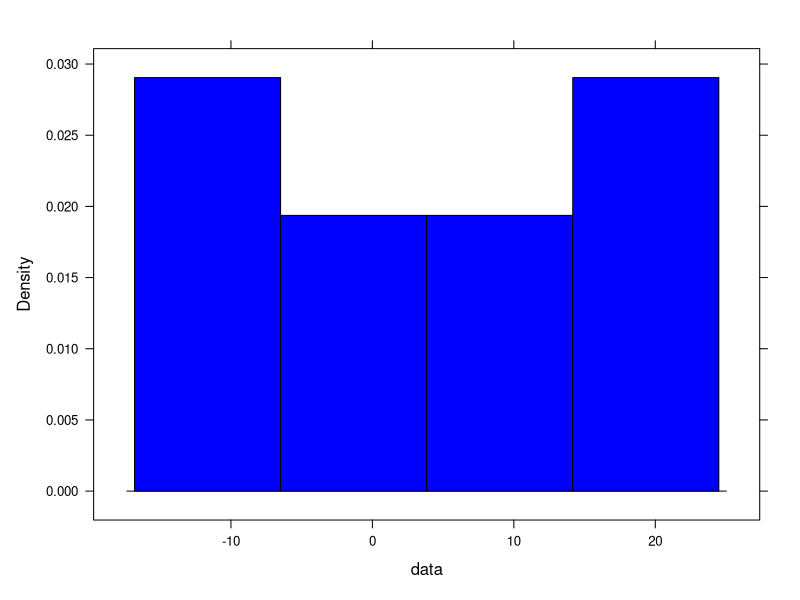
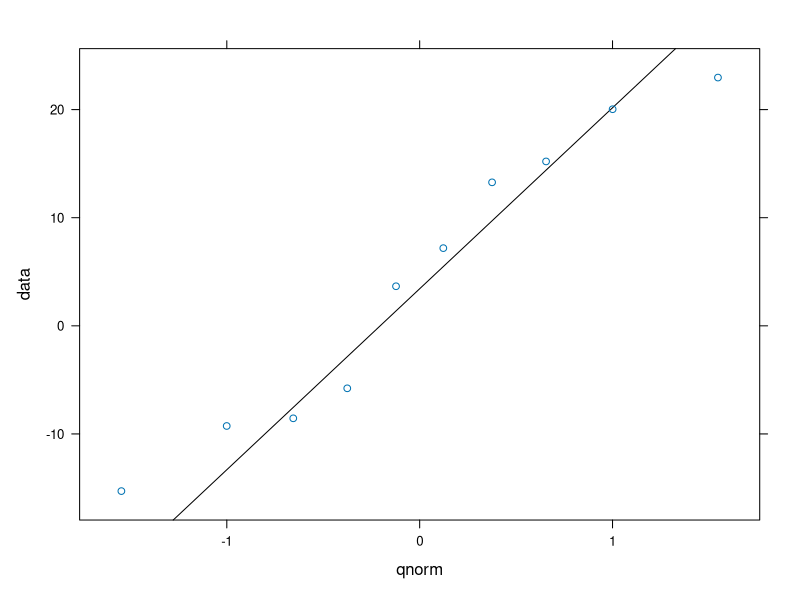
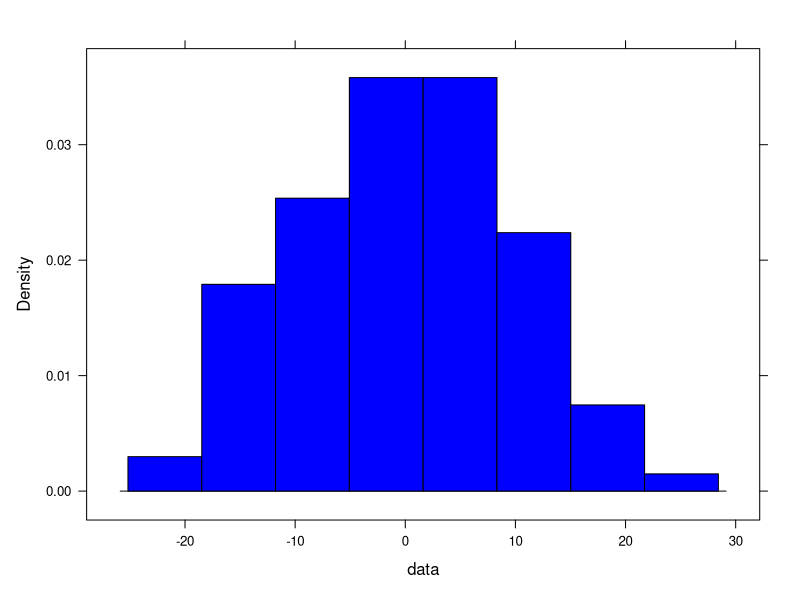
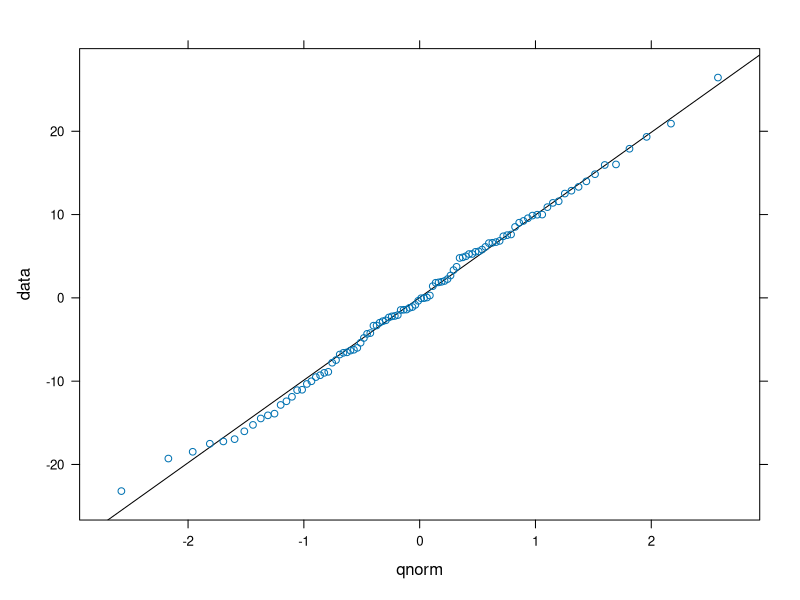
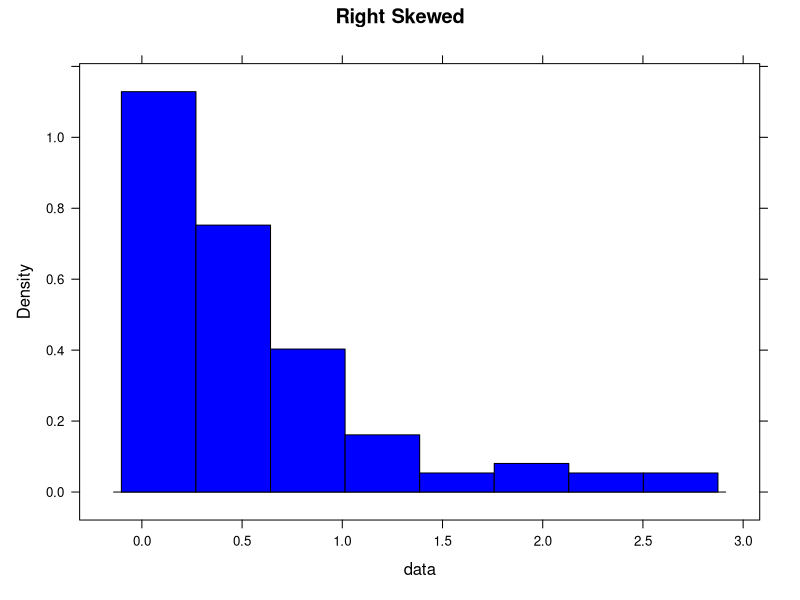
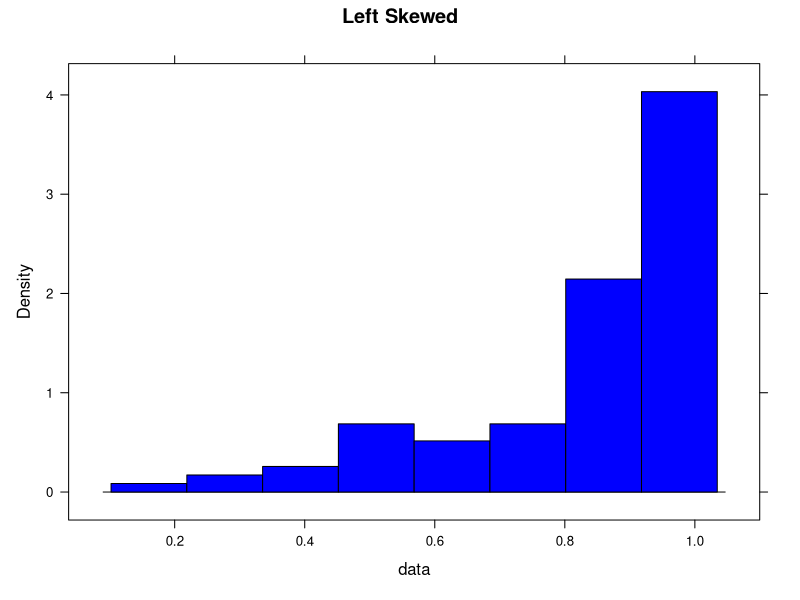
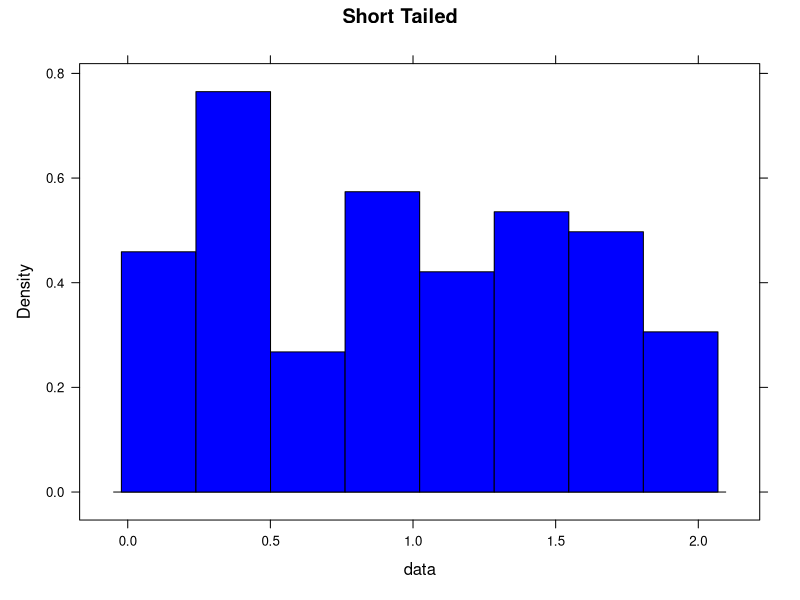
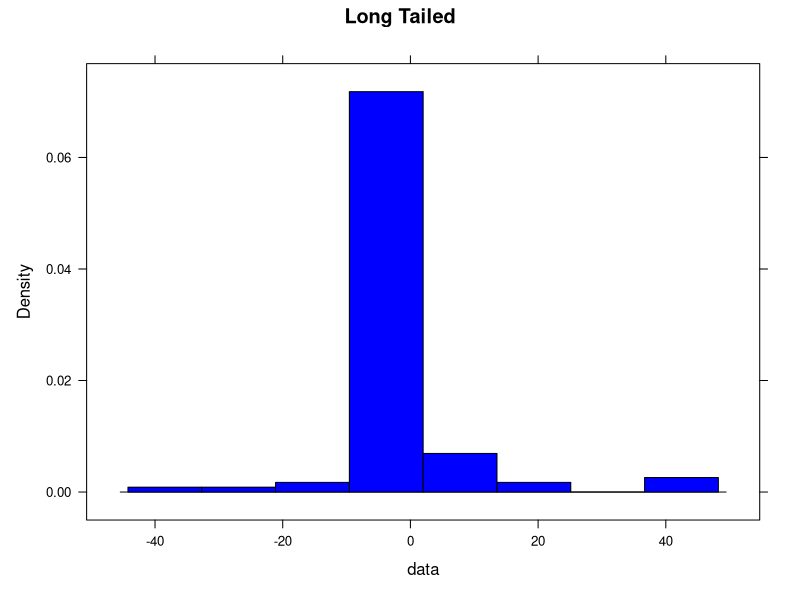

Here is the R script that generated these plots, in order:
## ---- Imports
library(lattice)
library(xtable)
## ---- Functions
my_qqwithline <- function(data, title=NULL){
  qqmath(data,
         panel = function(x) {
           panel.qqmathline(x, distribution = qnorm)
           panel.qqmath(x)
         },
         main=title)
}
my_histogram <- function(data, title=NULL){
  histogram(~data, type="density", col="blue", main=title)
}
## ---- A
nums_10 <- rnorm(10, mean=2, sd=10)
## ---- A_1
my_histogram(nums_10)
## ---- A_2
my_qqwithline(nums_10);
## ---- B
nums_100 <- rnorm(100, mean=2, sd=10)
## ---- B_1
my_histogram(nums_100)
## ---- B_2
my_qqwithline(nums_100);
## ---- C
n <- 100
right_skew <- rexp(n,rate=2)
left_skew <- rbeta(n,2,0.5,ncp=2)
short_tail <- runif(n,min=0,max=2)
long_tail <- rcauchy(n,location=0,scale=1)
## ---- C_1
my_histogram(right_skew, "Right Skewed")
my_histogram(left_skew, "Left Skewed")
my_histogram(short_tail, "Short Tailed")
my_histogram(long_tail, "Long Tailed")
## ---- C_2
my_qqwithline(right_skew, "Right Skewed")
my_qqwithline(left_skew, "Left Skewed")
my_qqwithline(short_tail, "Short Tailed")
my_qqwithline(long_tail, "Long Tailed")
## ---- D
call_data <- read.table("eg01-15calls80.txt", header=TRUE)
## ---- D_1
my_histogram(call_data, "Service Times for Calls")
## ---- D_2
my_qqwithline(call_data[,1], "Service Times for Calls")
## ---- Data
xtable(matrix(nums_10,ncol=10), caption="nums{\\_}10")
xtable(matrix(nums_100,ncol=10), caption="nums{\\_}100")
xtable(matrix(right_skew,ncol=10), caption="right{\\_}skew")
xtable(matrix(left_skew,ncol=10), caption="left{\\_}skew")
xtable(matrix(short_tail,ncol=10), caption="short{\\_}tail")
xtable(matrix(long_tail,ncol=10), caption="long{\\_}tail")
